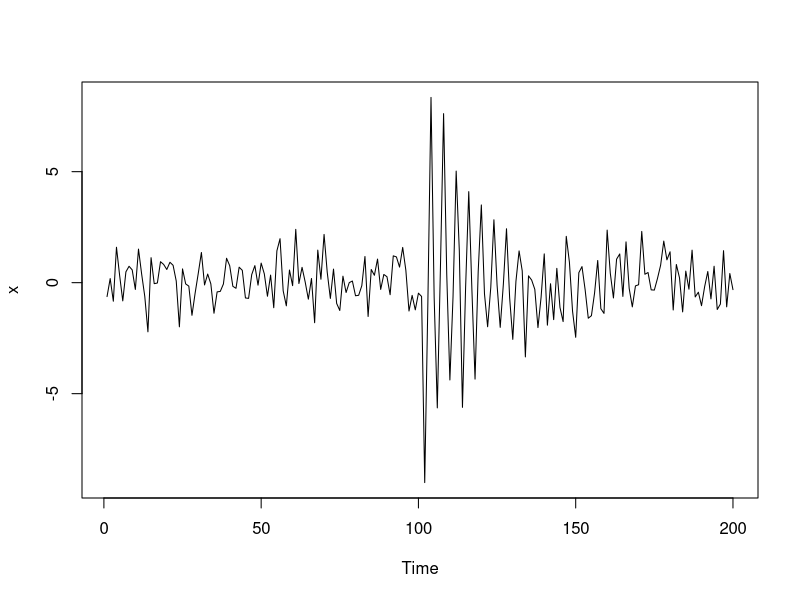
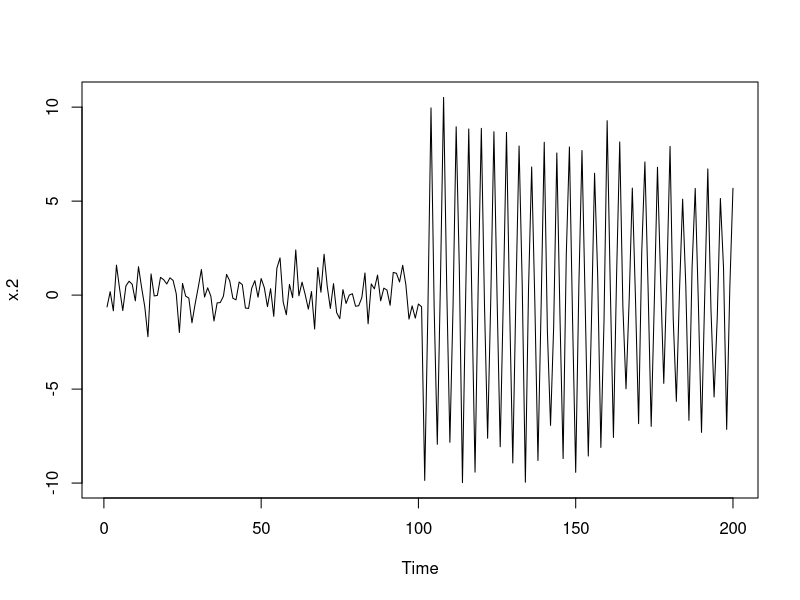

Write R code to recreate these figures, in order.
## ---- chunk 1
setwd("~/Time Series Analysis and Its Applications")
set.seed(1)
s=c(rep(0,100),10*exp(-(1:100)/20)*cos(2*pi*1:100/4))
x=ts(s+rnorm(200,0,1))
plot(x)
## ---- chunk 2
set.seed(1)
s.2=c(rep(0,100),10*exp(-(1:100)/200)*cos(2*pi*1:100/4))
x.2=ts(s.2+rnorm(200,0,1))
plot(x.2)
